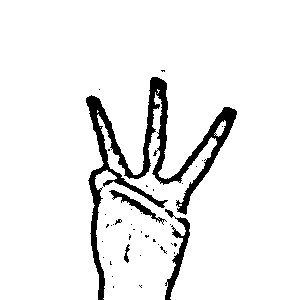
#> input picture THREE_420.png, 300 x 300 px, given in place of the camera
$ python HandGestureRecognitionOpenCV.py
#> lines starting #> are read from the running program, lines starting #| are printed output that depends on the picture; after the words box and inside, x2 and y2 are one past the last pixel; in counts of white or black regions, pixels touching at a corner belong together
import cv2
import numpy as np
import math
cap = cv2.VideoCapture(0)
while(True):

    ret, img = cap.read()
#> img is the input picture: shape (300, 300, 3); 93% white; 39 black regions (34 under 20 px), largest, box (x1, y1, x2, y2) and area: (86, 77, 237, 300) 5129, (165, 209, 190, 300) 638, (109, 190, 167, 225) 327, (124, 244, 130, 263) 53, (115, 219, 122, 225) 20
    if not ret:
        print("Failed to capture frame")
        continue
    if img is None:
        print("No frame captured")
        continue

    cv2.rectangle(img,(400,400),(50,50),(0,255,0),0)
#> img: shape (300, 300, 3); 0.55% of pixels changed, all inside (x1, y1, x2, y2) = (50, 50, 300, 300)
    crop_img = img[50:400, 50:400]
    grey = cv2.cvtColor(crop_img, cv2.COLOR_BGR2GRAY)
    value = (35, 35)
    blurred = cv2.GaussianBlur(grey, value, 0)
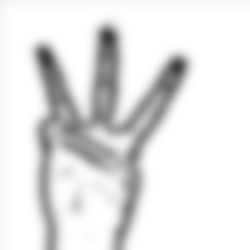
#> blurred: shape (250, 250); min 61, max 255, mean 229
    _, thresh1 = cv2.threshold(blurred, 127, 255,
                               cv2.THRESH_BINARY_INV+cv2.THRESH_OTSU)
#> thresh1: shape (250, 250); 22.1% white; 1 white region
    cv2.imshow('Thresholded', thresh1)

    contours = cv2.findContours(thresh1.copy(), \
           cv2.RETR_TREE, cv2.CHAIN_APPROX_NONE)[-2]
#> contours = 2 contours; box (x1, y1, x2, y2) and area: (33, 24, 190, 250) 13774, (92, 128, 132, 155) 496

    cnt = max(contours, key = lambda x: cv2.contourArea(x))
#> cnt = contour of 1035 points, box (x1, y1, x2, y2) (33, 24, 190, 250), area 13774

    x,y,w,h = cv2.boundingRect(cnt)
#> x = 33; y = 24; w = 157; h = 226
    cv2.rectangle(crop_img,(x,y),(x+w,y+h),(0,0,255),0)
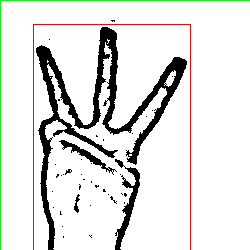
#> crop_img: shape (250, 250, 3); mean B, G, R 224.9, 226.9, 227.4
    hull = cv2.convexHull(cnt)
#> hull = contour of 16 points, box (x1, y1, x2, y2) (33, 24, 190, 250), area 26484
    drawing = np.zeros(crop_img.shape,np.uint8)
    cv2.drawContours(drawing,[cnt],0,(0,255,0),0)
    cv2.drawContours(drawing,[hull],0,(0,0,255),0)
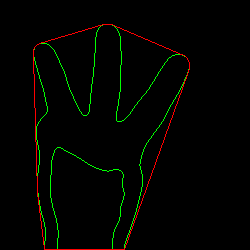
#> drawing: shape (250, 250, 3); mean of channels 0, 1, 2 0, 3.8, 2.6; drawn as B, G, R
    hull = cv2.convexHull(cnt,returnPoints = False)
#> hull = [1027, 848, 844, 842, 838, 832, 826, 651, 382, 325, 189, 183, 180, 177, 175, 0]
    defects = cv2.convexityDefects(cnt,hull)
#> defects = [[0, 175, 92, 21094], [175, 177, 176, 114], [180, 183, 182, 162], [189, 325, 239, 3206], [325, 382, 360, 941], [382, 651, 497, 26112], [651, 826, 751, 4095], [826, 832, 828, 162], [838, 842, 839, 114], [844, 848, 845, 114], [848, 1027, 929, 22219]]
    count_defects = 0
    cv2.drawContours(thresh1, contours, -1, (0,255,0), 3)
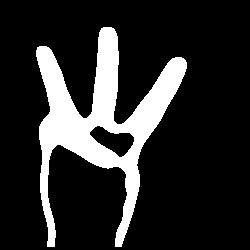
#> thresh1: shape (250, 250); 16.8% white; 1 white region, box (x1, y1, x2, y2) and area: (36, 27, 187, 247) 10483
    for i in range(defects.shape[0]):
        s,e,f,d = defects[i,0]
        start = tuple(cnt[s][0])
        end = tuple(cnt[e][0])
        far = tuple(cnt[f][0])
        a = math.sqrt((end[0] - start[0])**2 + (end[1] - start[1])**2)
        b = math.sqrt((far[0] - start[0])**2 + (far[1] - start[1])**2)
        c = math.sqrt((end[0] - far[0])**2 + (end[1] - far[1])**2)
        angle = math.acos((b**2 + c**2 - a**2)/(2*b*c)) * 57
        if angle <= 90:
            count_defects += 1
            cv2.circle(crop_img,far,1,[0,0,255],-1)
        #dist = cv2.pointPolygonTest(cnt,far,True)
        cv2.line(crop_img,start,end,[0,255,0],2)
#> this loop made 11 passes
#> (s, e, f, d, start, end, far, a) on passes 1 to 10: (0, 175, 92, 21094, (103, 24), (39, 43), (86, 115), 66.76), (175, 177, 176, 114, (39, 43), (37, 44), (38, 44), 2.24), (180, 183, 182, 162, (34, 47), (33, 50), (34, 49), 3.16), (189, 325, 239, 3206, (33, 56), (37, 192), (47, 106), 136.1), (325, 382, 360, 941, (37, 192), (44, 249), (45, 227), 57.43), (382, 651, 497, 26112, (44, 249), (124, 249), (57, 147), 80), (651, 826, 751, 4095, (124, 249), (187, 74), (143, 149), 186), (826, 832, 828, 162, (187, 74), (189, 68), (187, 72), 6.32), (838, 842, 839, 114, (189, 62), (187, 58), (188, 61), 4.47), (844, 848, 845, 114, (185, 56), (181, 54), (184, 56), 4.47)
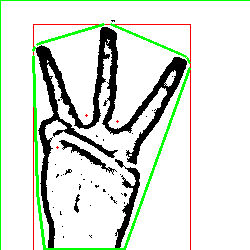
#> crop_img: shape (250, 250, 3); 2.74% of pixels changed, all inside (x1, y1, x2, y2) = (32, 23, 191, 250)
#> after the loop, count_defects = 3
        #cv2.circle(crop_img,far,5,[0,0,255],-1)
    if count_defects == 1:
        cv2.putText(img,"GESTURE ONE", (50,50), cv2.FONT_HERSHEY_SIMPLEX, 2, 2)
    elif count_defects == 2:
        str = "GESTURE TWO"
        cv2.putText(img, str, (5,50), cv2.FONT_HERSHEY_SIMPLEX, 1, 2)
        #subprocess.Popen("sudo espeak GESTURE_TWO",shell=True)
    elif count_defects == 3:
        cv2.putText(img,"GESTURE THREE", (50,50), cv2.FONT_HERSHEY_SIMPLEX, 2, 2)
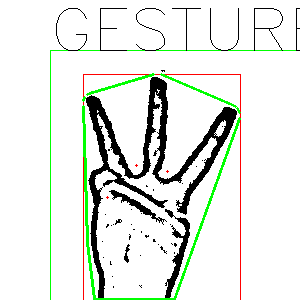
#> img: shape (300, 300, 3); mean B, G, R 227.8, 233.9, 229.4
    elif count_defects == 4:
        cv2.putText(img,"GESTURE FOUR", (50,50), cv2.FONT_HERSHEY_SIMPLEX, 2, 2)
    else:
        cv2.putText(img,"Hai Shawn", (50,50),cv2.FONT_HERSHEY_SIMPLEX, 2, 2)
    cv2.imshow('Gesture', img)
    all_img = np.hstack((drawing, crop_img))
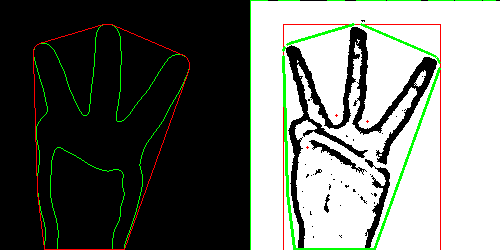
#> all_img: shape (250, 500, 3); mean of channels 0, 1, 2 109.1, 115.4, 111.6; drawn as B, G, R
    cv2.imshow('Contours', all_img)
    key = cv2.waitKey(1)
#> (key Esc is pressed here)
    if key == 27:
        break
cap.release()
cv2.destroyAllWindows()

$ run again, on THREE_421.png
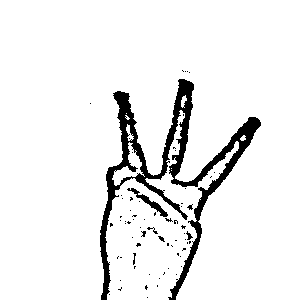
#> input picture THREE_421.png, 300 x 300 px, given in place of the camera
#> img is the input picture: shape (300, 300, 3); 93% white; 69 black regions (63 under 20 px), largest, box (x1, y1, x2, y2) and area: (100, 79, 261, 300) 5794, (127, 188, 168, 217) 227, (186, 231, 193, 240) 28, (147, 227, 158, 234) 24, (158, 236, 165, 242) 21, (133, 253, 136, 265) 20
#> contours = 2 contours; box (x1, y1, x2, y2) and area: (47, 26, 213, 250) 12950, (111, 131, 146, 157) 444
#> cnt = contour of 1041 points, box (x1, y1, x2, y2) (47, 26, 213, 250), area 12950
#> x = 47; y = 26; w = 166; h = 224
#> `hull = cv2.convexHull(cnt)`: hull = contour of 19 points, box (x1, y1, x2, y2) (47, 26, 213, 250), area 26504
#> `hull = cv2.convexHull(cnt,returnPoints = False)`: hull = 19 values, max 1037 at index 0, min 0 at index 18, mean 537.2
#> defects = 15 rows, first 6: [0, 181, 93, 21639], [181, 184, 182, 162], [184, 186, 185, 114], [187, 189, 188, 114], [189, 192, 191, 162], [192, 325, 252, 3414]
#> the loop `for i in range(defects.shape[0]):` made 15 passes
#> (s, e, f, d, start, end, far, a) on passes 1 to 7: (0, 181, 93, 21639, (132, 26), (69, 38), (106, 117), 64.13), (181, 184, 182, 162, (69, 38), (66, 39), (68, 39), 3.16), (184, 186, 185, 114, (66, 39), (64, 40), (65, 40), 2.24), (187, 189, 188, 114, (63, 41), (62, 43), (63, 42), 2.24), (189, 192, 191, 162, (62, 43), (61, 46), (62, 45), 3.16), (192, 325, 252, 3414, (61, 46), (47, 177), (68, 106), 131.7), (350, 397, 365, 686, (47, 202), (48, 249), (50, 217), 47.01)
#> after the loop `for i in range(defects.shape[0]):`:
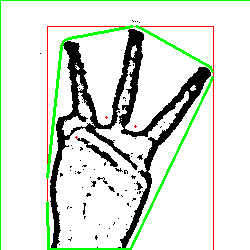
#> crop_img: shape (250, 250, 3); mean B, G, R 218.2, 227, 220.4
#> after the loop `for i in range(defects.shape[0]):`: count_defects = 3
#> `all_img = np.hstack((drawing, crop_img))`:
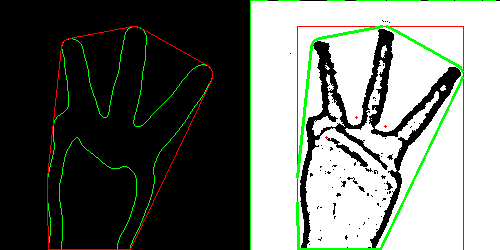
#> all_img: shape (250, 500, 3); mean of channels 0, 1, 2 109.1, 115.3, 111.5; drawn as B, G, R

$ run again, on THREE_422.png
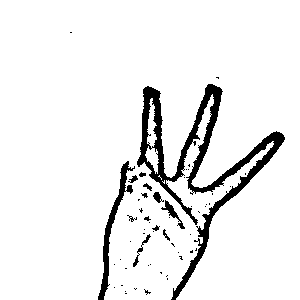
#> input picture THREE_422.png, 300 x 300 px, given in place of the camera
#> img is the input picture: shape (300, 300, 3); 92.8% white; 55 black regions (43 under 20 px), largest, box (x1, y1, x2, y2) and area: (137, 84, 285, 300) 4944, (98, 161, 135, 300) 859, (161, 200, 185, 229) 157
#> contours = 2 contours; box (x1, y1, x2, y2) and area: (45, 31, 237, 250) 13902, (126, 133, 163, 164) 434
#> cnt = contour of 1039 points, box (x1, y1, x2, y2) (45, 31, 237, 250), area 13902
#> x = 45; y = 31; w = 192; h = 219
#> `hull = cv2.convexHull(cnt)`: hull = contour of 22 points, box (x1, y1, x2, y2) (45, 31, 237, 250), area 27531
#> `hull = cv2.convexHull(cnt,returnPoints = False)`: hull = 22 values, max 1033 at index 0, min 0 at index 21, mean 504.4
#> defects = 17 rows, first 6: [0, 176, 85, 20761], [176, 178, 177, 114], [181, 183, 182, 114], [183, 186, 185, 162], [186, 272, 246, 3430], [272, 326, 292, 877]
#> the loop `for i in range(defects.shape[0]):` made 17 passes
#> (s, e, f, d, start, end, far, a) on passes 1 to 7: (0, 176, 85, 20761, (159, 31), (96, 34), (121, 114), 63.07), (176, 178, 177, 114, (96, 34), (94, 35), (95, 35), 2.24), (181, 183, 182, 114, (91, 38), (90, 40), (91, 39), 2.24), (183, 186, 185, 162, (90, 40), (89, 43), (90, 42), 3.16), (186, 272, 246, 3430, (89, 43), (67, 121), (86, 103), 81.04), (272, 326, 292, 877, (67, 121), (52, 175), (65, 141), 56.04), (326, 331, 330, 201, (52, 175), (51, 180), (52, 179), 5.1)
#> after the loop `for i in range(defects.shape[0]):`:
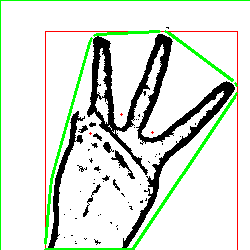
#> crop_img: shape (250, 250, 3); mean B, G, R 216.7, 226.4, 219.1
#> after the loop `for i in range(defects.shape[0]):`: count_defects = 3
#> `all_img = np.hstack((drawing, crop_img))`:
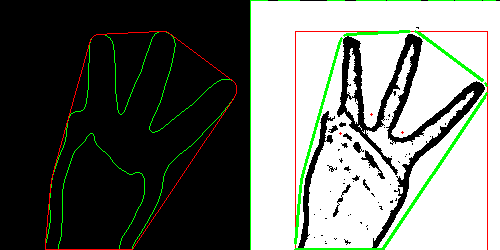
#> all_img: shape (250, 500, 3); mean of channels 0, 1, 2 108.3, 115, 110.8; drawn as B, G, R

$ run again, on THREE_423.png
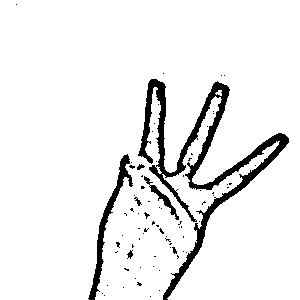
#> input picture THREE_423.png, 300 x 300 px, given in place of the camera
#> img is the input picture: shape (300, 300, 3); 92.9% white; 77 black regions (70 under 20 px), largest, box (x1, y1, x2, y2) and area: (138, 79, 289, 300) 4790, (88, 154, 133, 300) 972, (144, 176, 179, 220) 248
#> contours = 2 contours; box (x1, y1, x2, y2) and area: (35, 26, 242, 250) 14662, (126, 129, 159, 161) 450
#> cnt = contour of 1081 points, box (x1, y1, x2, y2) (35, 26, 242, 250), area 14662
#> x = 35; y = 26; w = 207; h = 224
#> `hull = cv2.convexHull(cnt)`: hull = contour of 19 points, box (x1, y1, x2, y2) (35, 26, 242, 250), area 29100
#> `hull = cv2.convexHull(cnt,returnPoints = False)`: hull = 19 values, max 1075 at index 0, min 0 at index 18, mean 420.1
#> defects = 14 rows, first 6: [0, 3, 1, 162], [6, 10, 7, 114], [10, 97, 78, 3729], [97, 144, 123, 933], [144, 159, 146, 162], [159, 163, 162, 186]
#> the loop `for i in range(defects.shape[0]):` made 14 passes
#> (s, e, f, d, start, end, far, a) on passes 1 to 7: (0, 3, 1, 162, (102, 26), (99, 27), (101, 27), 3.16), (6, 10, 7, 114, (96, 30), (94, 34), (96, 31), 4.47), (10, 97, 78, 3729, (94, 34), (67, 109), (85, 102), 79.71), (97, 144, 123, 933, (67, 109), (51, 156), (62, 135), 49.65), (144, 159, 146, 162, (51, 156), (46, 171), (51, 158), 15.81), (159, 163, 162, 186, (46, 171), (45, 175), (46, 174), 4.12), (163, 232, 204, 745, (45, 175), (35, 244), (42, 216), 69.72)
#> after the loop `for i in range(defects.shape[0]):`: count_defects = 3
#> `all_img = np.hstack((drawing, crop_img))`:
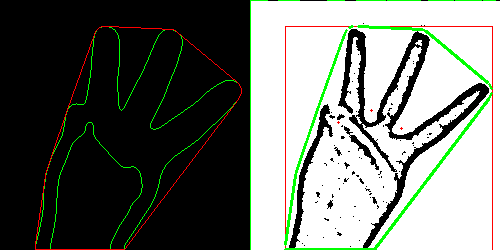
#> all_img: shape (250, 500, 3); mean of channels 0, 1, 2 108.4, 115.2, 110.9; drawn as B, G, R
